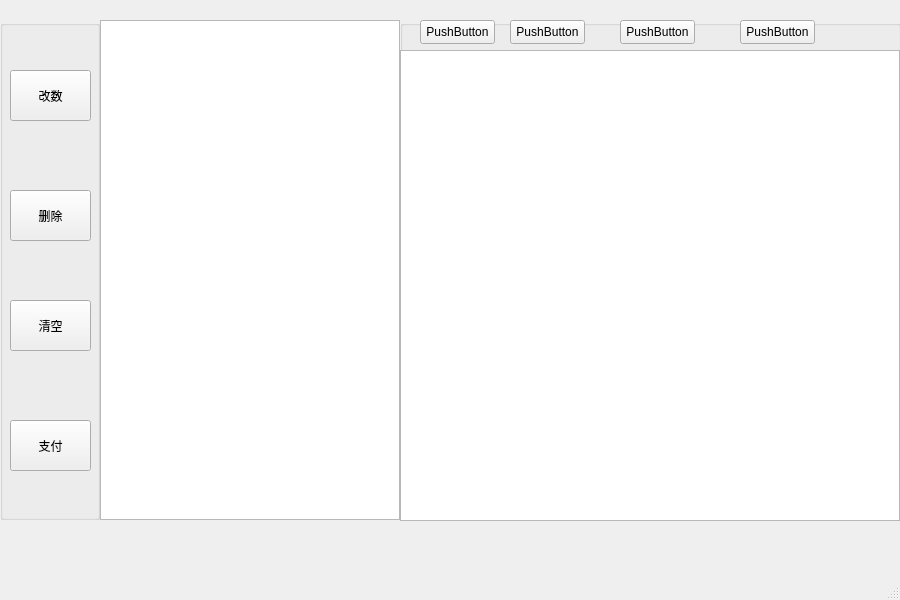
<?xml version="1.0" encoding="UTF-8"?>
<ui version="4.0">
 <class>MainWindow</class>
 <widget class="QMainWindow" name="MainWindow">
  <property name="geometry">
   <rect>
    <x>0</x>
    <y>0</y>
    <width>900</width>
    <height>600</height>
   </rect>
  </property>
  <property name="windowTitle">
   <string>MainWindow</string>
  </property>
  <widget class="QWidget" name="centralwidget">
   <widget class="QListView" name="settlelistView">
    <property name="geometry">
     <rect>
      <x>100</x>
      <y>20</y>
      <width>300</width>
      <height>500</height>
     </rect>
    </property>
   </widget>
   <widget class="QGroupBox" name="groupBox">
    <property name="geometry">
     <rect>
      <x>400</x>
      <y>20</y>
      <width>501</width>
      <height>501</height>
     </rect>
    </property>
    <property name="title">
     <string/>
    </property>
    <widget class="QListWidget" name="chooselistWidget">
     <property name="geometry">
      <rect>
       <x>0</x>
       <y>30</y>
       <width>500</width>
       <height>471</height>
      </rect>
     </property>
     <property name="viewMode">
      <enum>QListView::ViewMode::IconMode</enum>
     </property>
    </widget>
    <widget class="QPushButton" name="pushButton_5">
     <property name="geometry">
      <rect>
       <x>20</x>
       <y>0</y>
       <width>75</width>
       <height>24</height>
      </rect>
     </property>
     <property name="text">
      <string>PushButton</string>
     </property>
    </widget>
    <widget class="QPushButton" name="pushButton_6">
     <property name="geometry">
      <rect>
       <x>110</x>
       <y>0</y>
       <width>75</width>
       <height>24</height>
      </rect>
     </property>
     <property name="text">
      <string>PushButton</string>
     </property>
    </widget>
    <widget class="QPushButton" name="pushButton_7">
     <property name="geometry">
      <rect>
       <x>220</x>
       <y>0</y>
       <width>75</width>
       <height>24</height>
      </rect>
     </property>
     <property name="text">
      <string>PushButton</string>
     </property>
    </widget>
    <widget class="QPushButton" name="pushButton_8">
     <property name="geometry">
      <rect>
       <x>340</x>
       <y>0</y>
       <width>75</width>
       <height>24</height>
      </rect>
     </property>
     <property name="text">
      <string>PushButton</string>
     </property>
    </widget>
   </widget>
   <widget class="QGroupBox" name="groupBox_2">
    <property name="geometry">
     <rect>
      <x>0</x>
      <y>20</y>
      <width>100</width>
      <height>500</height>
     </rect>
    </property>
    <property name="title">
     <string/>
    </property>
    <widget class="QPushButton" name="pushButton_2">
     <property name="geometry">
      <rect>
       <x>10</x>
       <y>50</y>
       <width>81</width>
       <height>51</height>
      </rect>
     </property>
     <property name="text">
      <string>改数</string>
     </property>
    </widget>
    <widget class="QPushButton" name="pushButton">
     <property name="geometry">
      <rect>
       <x>10</x>
       <y>170</y>
       <width>81</width>
       <height>51</height>
      </rect>
     </property>
     <property name="text">
      <string>删除</string>
     </property>
    </widget>
    <widget class="QPushButton" name="pushButton_3">
     <property name="geometry">
      <rect>
       <x>10</x>
       <y>280</y>
       <width>81</width>
       <height>51</height>
      </rect>
     </property>
     <property name="text">
      <string>清空</string>
     </property>
    </widget>
    <widget class="QPushButton" name="pushButton_4">
     <property name="geometry">
      <rect>
       <x>10</x>
       <y>400</y>
       <width>81</width>
       <height>51</height>
      </rect>
     </property>
     <property name="text">
      <string>支付</string>
     </property>
    </widget>
   </widget>
  </widget>
  <widget class="QMenuBar" name="menubar">
   <property name="geometry">
    <rect>
     <x>0</x>
     <y>0</y>
     <width>900</width>
     <height>22</height>
    </rect>
   </property>
  </widget>
  <widget class="QStatusBar" name="statusbar"/>
 </widget>
 <resources/>
 <connections/>
</ui>
